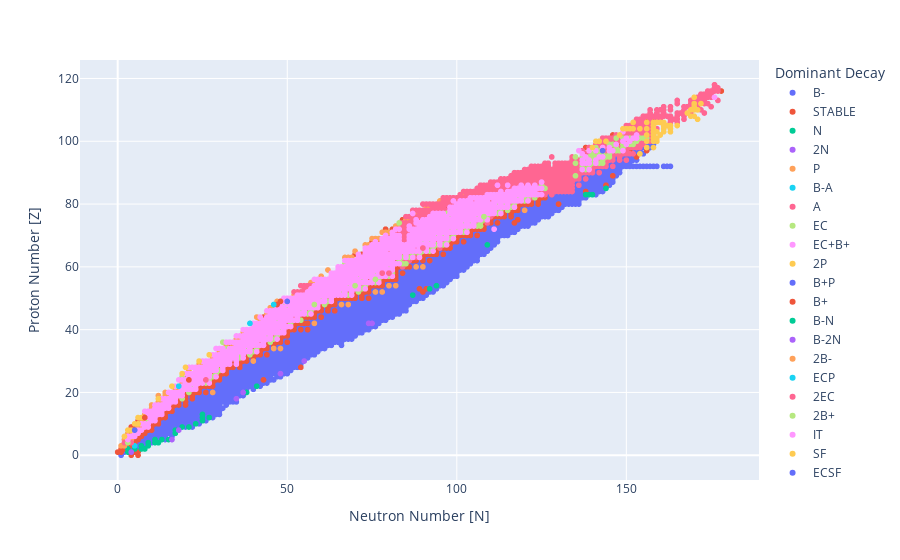

The code cell stored with this chart in its notebook:
### Markdown cell above
## IAEA Chart of Nuclides 
<span>
The IAEA chart of nuclides datasets offer detailed nuclear properties like half-lives, decay modes, and energy levels, invaluable for research and applications in nuclear physics, medicine, and energy due to their comprehensive coverage and well validated datasets.

### Code cell
import matplotlib.pyplot as plt
import numpy as np
import pandas as pd
import plotly.express as px
import plotly.graph_objects as go
from IPython.display import display, HTML
display(HTML("<style>.container { width:100% !important; }</style>"))
# the service URL
livechart = "https://nds.iaea.org/relnsd/v0/data?"
import urllib.request
def lc_pd_dataframe(url):
    req = urllib.request.Request(url)
    req.add_header('User-Agent', 'Mozilla/5.0 (X11; Ubuntu; Linux x86_64; rv:77.0) Gecko/20100101 Firefox/77.0')
    return pd.read_csv(urllib.request.urlopen(req))
df = lc_pd_dataframe(livechart + "fields=ground_states&nuclides=all")
df["a"]=df["z"] + df["n"]
df["b_over_a"] = df["binding"]

import plotly.express as px
df["symbol"] = 3

df["Proton Number [Z]"] = df["z"]
df["Neutron Number [N]"] = df["n"]
df["Deficit [MeV]"] = -df["binding"]/1000.0
df["Odd Neutron"] = df["n"] % 2 == 1
df.loc[np.invert((df["decay_1"]).notna()), "decay_1"] = "STABLE"

df["Atomic Number [A]"] = df["z"]  + df["a"]
df["Proton Number [Z]"] = df["z"]
df["Neutron Number [N]"] = df["n"]
df["Binding Energy [MeV]"] = df["binding"] / 1000.0
df["Symbol"] = df["symbol"] 
df["Dominant Decay"] = df["decay_1"] 

fig = px.scatter(df, x="Neutron Number [N]",y="Proton Number [Z]", color="Dominant Decay", hover_data=["Symbol","Neutron Number [N]","Proton Number [Z]","Binding Energy [MeV]", "Dominant Decay"])
fig.show()

### Figure 1 — Plotly figure (JSON) as saved in the notebook; plotly's stock layout.template omitted (floating-point values rounded to 4 significant figures; data arrays with more than 128 entries replaced by an {"elided": "..."} marker saying what was removed)
{"data": [{"customdata": {"elided": "1344x3 mixed values"}, "hovertemplate": "Dominant Decay=%{customdata[2]}<br>Neutron Number [N]=%{x}<br>Proton Number [Z]=%{y}<br>Symbol=%{customdata[0]}<br>Binding Energy [MeV]=%{customdata[1]}<extra></extra>", "legendgroup": "B-", "marker": {"color": "#636efa", "symbol": "circle"}, "mode": "markers", "name": "B-", "showlegend": true, "type": "scattergl", "x": {"elided": "1344 int values"}, "xaxis": "x", "y": {"elided": "1344 int values"}, "yaxis": "y"}, {"customdata": {"elided": "280x3 mixed values"}, "hovertemplate": "Dominant Decay=%{customdata[2]}<br>Neutron Number [N]=%{x}<br>Proton Number [Z]=%{y}<br>Symbol=%{customdata[0]}<br>Binding Energy [MeV]=%{customdata[1]}<extra></extra>", "legendgroup": "STABLE", "marker": {"color": "#EF553B", "symbol": "circle"}, "mode": "markers", "name": "STABLE", "showlegend": true, "type": "scattergl", "x": {"elided": "280 int values"}, "xaxis": "x", "y": {"elided": "280 int values"}, "yaxis": "y"}, {"customdata": [[3, 1.72, "N"], [3, 5.512, "N"], [3, 4.123, "N"], [3, 3.349, "N"], [3, 2.995, "N"], [3, 4.531, "N"], [3, 3.792, "N"], [3, 5.241, "N"], [3, 4.541, "N"], [3, 4.285, "N"], [3, 5.507, "N"], [3, 4.977, "N"], [3, 4.406, "N"], [3, 5.887, "N"], [3, 6.728, "N"], [3, 6.627, "N"], [3, 6.205, "N"], [3, 6.436, "N"], [3, 6.557, "N"], [3, 7.055, "N"], [3, 6.734, "N"]], "hovertemplate": "Dominant Decay=%{customdata[2]}<br>Neutron Number [N]=%{x}<br>Proton Number [Z]=%{y}<br>Symbol=%{customdata[0]}<br>Binding Energy [MeV]=%{customdata[1]}<extra></extra>", "legendgroup": "N", "marker": {"color": "#00cc96", "symbol": "circle"}, "mode": "markers", "name": "N", "showlegend": true, "type": "scattergl", "x": [3, 3, 5, 7, 8, 7, 9, 9, 11, 12, 11, 13, 15, 17, 17, 19, 21, 23, 25, 25, 27], "xaxis": "x", "y": [1, 2, 2, 2, 2, 3, 3, 4, 4, 4, 5, 5, 5, 7, 8, 9, 9, 10, 11, 12, 12], "yaxis": "y"}, {"customdata": [[3, 1.336, "2N"], [3, 4.153, "2N"], [3, 6.497, "2N"]], "hovertemplate": "Dominant Decay=%{customdata[2]}<br>Neutron Number [N]=%{x}<br>Proton Number [Z]=%{y}<br>Symbol=%{customdata[0]}<br>Binding Energy [MeV]=%{customdata[1]}<extra></extra>", "legendgroup": "2N", "marker": {"color": "#ab63fa", "symbol": "circle"}, "mode": "markers", "name": "2N", "showlegend": true, "type": "scattergl", "x": [4, 16, 18], "xaxis": "x", "y": [1, 5, 8], "yaxis": "y"}, {"customdata": {"elided": "65x3 mixed values"}, "hovertemplate": "Dominant Decay=%{customdata[2]}<br>Neutron Number [N]=%{x}<br>Proton Number [Z]=%{y}<br>Symbol=%{customdata[0]}<br>Binding Energy [MeV]=%{customdata[1]}<extra></extra>", "legendgroup": "P", "marker": {"color": "#FFA15A", "symbol": "circle"}, "mode": "markers", "name": "P", "showlegend": true, "type": "scattergl", "x": [1, 2, 2, 4, 3, 4, 6, 7, 7, 8, 8, 10, 10, 12, 13, 12, 14, 15, 14, 17, 18, 19, 21, 24, 25, 28, 30, 32, 34, 35, 36, 37, 42, 41, 44, 45, 46, 47, 52, 56, 57, 58, 60, 62, 67, 68, 69, 70, 73, 74, 75, 76, 77, 78, 79, 80, 82, 83, 85, 86, 88, 91, 92, 95, 102], "xaxis": "x", "y": [3, 3, 5, 5, 7, 7, 9, 9, 11, 11, 13, 15, 16, 17, 17, 19, 19, 19, 20, 21, 21, 23, 27, 29, 29, 31, 33, 35, 35, 37, 37, 39, 43, 44, 45, 47, 47, 49, 51, 53, 55, 55, 57, 59, 63, 63, 63, 65, 67, 67, 69, 69, 69, 71, 71, 71, 73, 73, 75, 75, 77, 79, 79, 81, 83], "yaxis": "y"}, {"customdata": [[3, 5.16, "B-A"]], "hovertemplate": "Dominant Decay=%{customdata[2]}<br>Neutron Number [N]=%{x}<br>Proton Number [Z]=%{y}<br>Symbol=%{customdata[0]}<br>Binding Energy [MeV]=%{customdata[1]}<extra></extra>", "legendgroup": "B-A", "marker": {"color": "#19d3f3", "symbol": "circle"}, "mode": "markers", "name": "B-A", "showlegend": true, "type": "scattergl", "x": [5], "xaxis": "x", "y": [3], "yaxis": "y"}, {"customdata": {"elided": "480x3 mixed values"}, "hovertemplate": "Dominant Decay=%{customdata[2]}<br>Neutron Number [N]=%{x}<br>Proton Number [Z]=%{y}<br>Symbol=%{customdata[0]}<br>Binding Energy [MeV]=%{customdata[1]}<extra></extra>", "legendgroup": "A", "marker": {"color": "#FF6692", "symbol": "circle"}, "mode": "markers", "name": "A", "showlegend": true, "type": "scattergl", "x": {"elided": "480 int values"}, "xaxis": "x", "y": {"elided": "480 int values"}, "yaxis": "y"}, {"customdata": {"elided": "138x3 mixed values"}, "hovertemplate": "Dominant Decay=%{customdata[2]}<br>Neutron Number [N]=%{x}<br>Proton Number [Z]=%{y}<br>Symbol=%{customdata[0]}<br>Binding Energy [MeV]=%{customdata[1]}<extra></extra>", "legendgroup": "EC", "marker": {"color": "#B6E880", "symbol": "circle"}, "mode": "markers", "name": "EC", "showlegend": true, "type": "scattergl", "x": {"elided": "138 int values"}, "xaxis": "x", "y": {"elided": "138 int values"}, "yaxis": "y"}, {"customdata": {"elided": "940x3 mixed values"}, "hovertemplate": "Dominant Decay=%{customdata[2]}<br>Neutron Number [N]=%{x}<br>Proton Number [Z]=%{y}<br>Symbol=%{customdata[0]}<br>Binding Energy [MeV]=%{customdata[1]}<extra></extra>", "legendgroup": "EC+B+", "marker": {"color": "#FF97FF", "symbol": "circle"}, "mode": "markers", "name": "EC+B+", "showlegend": true, "type": "scattergl", "x": {"elided": "940 int values"}, "xaxis": "x", "y": {"elided": "940 int values"}, "yaxis": "y"}, {"customdata": [[3, 3.102, "2P"], [3, 3.162, "2P"], [3, 4.882, "2P"], [3, 4.869, "2P"], [3, 6.083, "2P"], [3, null, "2P"], [3, 5.901, "2P"], [3, 6.866, "2P"], [3, 7.319, "2P"], [3, 7.299, "2P"], [3, 7.236, "2P"], [3, 7.742, "2P"], [3, 7.924, "2P"]], "hovertemplate": "Dominant Decay=%{customdata[2]}<br>Neutron Number [N]=%{x}<br>Proton Number [Z]=%{y}<br>Symbol=%{customdata[0]}<br>Binding Energy [MeV]=%{customdata[1]}<extra></extra>", "legendgroup": "2P", "marker": {"color": "#FECB52", "symbol": "circle"}, "mode": "markers", "name": "2P", "showlegend": true, "type": "scattergl", "x": [2, 3, 4, 5, 6, 6, 7, 12, 16, 19, 20, 24, 27], "xaxis": "x", "y": [6, 8, 8, 10, 10, 12, 12, 18, 22, 26, 28, 30, 32], "yaxis": "y"}, {"customdata": [[3, 5.812, "B+P"], [3, 8.304, "B+P"]], "hovertemplate": "Dominant Decay=%{customdata[2]}<br>Neutron Number [N]=%{x}<br>Proton Number [Z]=%{y}<br>Symbol=%{customdata[0]}<br>Binding Energy [MeV]=%{customdata[1]}<extra></extra>", "legendgroup": "B+P", "marker": {"color": "#636efa", "symbol": "circle"}, "mode": "markers", "name": "B+P", "showlegend": true, "type": "scattergl", "x": [5, 50], "xaxis": "x", "y": [8, 49], "yaxis": "y"}, {"customdata": [[3, 6.728, "B+"], [3, 8.088, "B+"], [3, 8.171, "B+"], [3, 8.165, "B+"]], "hovertemplate": "Dominant Decay=%{customdata[2]}<br>Neutron Number [N]=%{x}<br>Proton Number [Z]=%{y}<br>Symbol=%{customdata[0]}<br>Binding Energy [MeV]=%{customdata[1]}<extra></extra>", "legendgroup": "B+", "marker": {"color": "#EF553B", "symbol": "circle"}, "mode": "markers", "name": "B+", "showlegend": true, "type": "scattergl", "x": [8, 21, 47, 48], "xaxis": "x", "y": [12, 24, 48, 49], "yaxis": "y"}, {"customdata": [[3, 7.37, "B-N"], [3, 7.828, "B-N"], [3, 7.891, "B-N"], [3, 8.178, "B-N"], [3, 8.069, "B-N"], [3, 8.047, "B-N"], [3, 7.997, "B-N"], [3, 7.668, "B-N"], [3, 7.648, "B-N"], [3, 7.636, "B-N"], [3, 7.585, "B-N"]], "hovertemplate": "Dominant Decay=%{customdata[2]}<br>Neutron Number [N]=%{x}<br>Proton Number [Z]=%{y}<br>Symbol=%{customdata[0]}<br>Binding Energy [MeV]=%{customdata[1]}<extra></extra>", "legendgroup": "B-N", "marker": {"color": "#00cc96", "symbol": "circle"}, "mode": "markers", "name": "B-N", "showlegend": true, "type": "scattergl", "x": [25, 38, 41, 87, 92, 94, 109, 138, 139, 140, 144], "xaxis": "x", "y": [13, 20, 22, 51, 53, 54, 67, 83, 83, 83, 85], "yaxis": "y"}, {"customdata": [[3, 7.677, "B-2N"], [3, 7.912, "B-2N"], [3, 8.076, "B-2N"], [3, 8.09, "B-2N"], [3, 8.143, "B-2N"], [3, 8.096, "B-2N"]], "hovertemplate": "Dominant Decay=%{customdata[2]}<br>Neutron Number [N]=%{x}<br>Proton Number [Z]=%{y}<br>Symbol=%{customdata[0]}<br>Binding Energy [MeV]=%{customdata[1]}<extra></extra>", "legendgroup": "B-2N", "marker": {"color": "#ab63fa", "symbol": "circle"}, "mode": "markers", "name": "B-2N", "showlegend": true, "type": "scattergl", "x": [35, 37, 48, 55, 74, 75], "xaxis": "x", "y": [18, 20, 26, 30, 42, 42], "yaxis": "y"}, {"customdata": [[3, 8.667, "2B-"], [3, 8.73, "2B-"], [3, 8.711, "2B-"], [3, 8.693, "2B-"], [3, 8.605, "2B-"], [3, 8.532, "2B-"], [3, 8.512, "2B-"], [3, 8.449, "2B-"], [3, 8.43, "2B-"], [3, 8.414, "2B-"], [3, 8.396, "2B-"], [3, 8.277, "2B-"], [3, 8.25, "2B-"], [3, 7.914, "2B-"]], "hovertemplate": "Dominant Decay=%{customdata[2]}<br>Neutron Number [N]=%{x}<br>Proton Number [Z]=%{y}<br>Symbol=%{customdata[0]}<br>Binding Energy [MeV]=%{customdata[1]}<extra></extra>", "legendgroup": "2B-", "marker": {"color": "#FFA15A", "symbol": "circle"}, "mode": "markers", "name": "2B-", "showlegend": true, "type": "scattergl", "x": [28, 40, 46, 48, 58, 66, 68, 76, 78, 80, 82, 88, 90, 120], "xaxis": "x", "y": [20, 30, 34, 34, 42, 48, 48, 52, 52, 54, 54, 60, 60, 78], "yaxis": "y"}, {"customdata": [[3, 7.866, "ECP"], [3, 8.054, "ECP"], [3, 8.102, "ECP"]], "hovertemplate": "Dominant Decay=%{customdata[2]}<br>Neutron Number [N]=%{x}<br>Proton Number [Z]=%{y}<br>Symbol=%{customdata[0]}<br>Binding Energy [MeV]=%{customdata[1]}<extra></extra>", "legendgroup": "ECP", "marker": {"color": "#19d3f3", "symbol": "circle"}, "mode": "markers", "name": "ECP", "showlegend": true, "type": "scattergl", "x": [18, 39, 46], "xaxis": "x", "y": [22, 42, 48], "yaxis": "y"}, {"customdata": [[3, 8.701, "2EC"], [3, 8.374, "2EC"], [3, 8.377, "2EC"], [3, 8.192, "2EC"]], "hovertemplate": "Dominant Decay=%{customdata[2]}<br>Neutron Number [N]=%{x}<br>Proton Number [Z]=%{y}<br>Symbol=%{customdata[0]}<br>Binding Energy [MeV]=%{customdata[1]}<extra></extra>", "legendgroup": "2EC", "marker": {"color": "#FF6692", "symbol": "circle"}, "mode": "markers", "name": "2EC", "showlegend": true, "type": "scattergl", "x": [26, 78, 80, 90], "xaxis": "x", "y": [24, 58, 58, 66], "yaxis": "y"}, {"customdata": [[3, 8.539, "2B+"], [3, 8.438, "2B+"], [3, 8.409, "2B+"], [3, 7.989, "2B+"]], "hovertemplate": "Dominant Decay=%{customdata[2]}<br>Neutron Number [N]=%{x}<br>Proton Number [Z]=%{y}<br>Symbol=%{customdata[0]}<br>Binding Energy [MeV]=%{customdata[1]}<extra></extra>", "legendgroup": "2B+", "marker": {"color": "#B6E880", "symbol": "circle"}, "mode": "markers", "name": "2B+", "showlegend": true, "type": "scattergl", "x": [58, 70, 76, 108], "xaxis": "x", "y": [48, 54, 56, 76], "yaxis": "y"}, {"customdata": [[3, 8.0, "IT"]], "hovertemplate": "Dominant Decay=%{customdata[2]}<br>Neutron Number [N]=%{x}<br>Proton Number [Z]=%{y}<br>Symbol=%{customdata[0]}<br>Binding Energy [MeV]=%{customdata[1]}<extra></extra>", "legendgroup": "IT", "marker": {"color": "#FF97FF", "symbol": "circle"}, "mode": "markers", "name": "IT", "showlegend": true, "type": "scattergl", "x": [111], "xaxis": "x", "y": [72], "yaxis": "y"}, {"customdata": {"elided": "51x3 mixed values"}, "hovertemplate": "Dominant Decay=%{customdata[2]}<br>Neutron Number [N]=%{x}<br>Proton Number [Z]=%{y}<br>Symbol=%{customdata[0]}<br>Binding Energy [MeV]=%{customdata[1]}<extra></extra>", "legendgroup": "SF", "marker": {"color": "#FECB52", "symbol": "circle"}, "mode": "markers", "name": "SF", "showlegend": true, "type": "scattergl", "x": [154, 140, 156, 158, 141, 142, 144, 156, 158, 159, 158, 159, 148, 156, 158, 160, 158, 159, 161, 163, 149, 150, 151, 152, 154, 156, 158, 161, 163, 158, 161, 162, 163, 165, 152, 156, 158, 159, 160, 161, 171, 169, 170, 168, 169, 170, 171, 170, 170, 172, 170], "xaxis": "x", "y": [96, 98, 98, 98, 100, 100, 100, 100, 100, 100, 101, 101, 102, 102, 102, 102, 103, 103, 103, 103, 104, 104, 104, 104, 104, 104, 104, 104, 104, 105, 105, 105, 105, 105, 106, 106, 106, 106, 106, 106, 107, 108, 108, 109, 110, 110, 110, 111, 112, 112, 114], "yaxis": "y"}, {"customdata": [[3, 7.523, "ECSF"]], "hovertemplate": "Dominant Decay=%{customdata[2]}<br>Neutron Number [N]=%{x}<br>Proton Number [Z]=%{y}<br>Symbol=%{customdata[0]}<br>Binding Energy [MeV]=%{customdata[1]}<extra></extra>", "legendgroup": "ECSF", "marker": {"color": "#636efa", "symbol": "circle"}, "mode": "markers", "name": "ECSF", "showlegend": true, "type": "scattergl", "x": [143], "xaxis": "x", "y": [97], "yaxis": "y"}], "layout": {"legend": {"title": {"text": "Dominant Decay"}, "tracegroupgap": 0}, "margin": {"t": 60}, "xaxis": {"anchor": "y", "domain": [0, 1], "title": {"text": "Neutron Number [N]"}}, "yaxis": {"anchor": "x", "domain": [0, 1], "title": {"text": "Proton Number [Z]"}}}}
